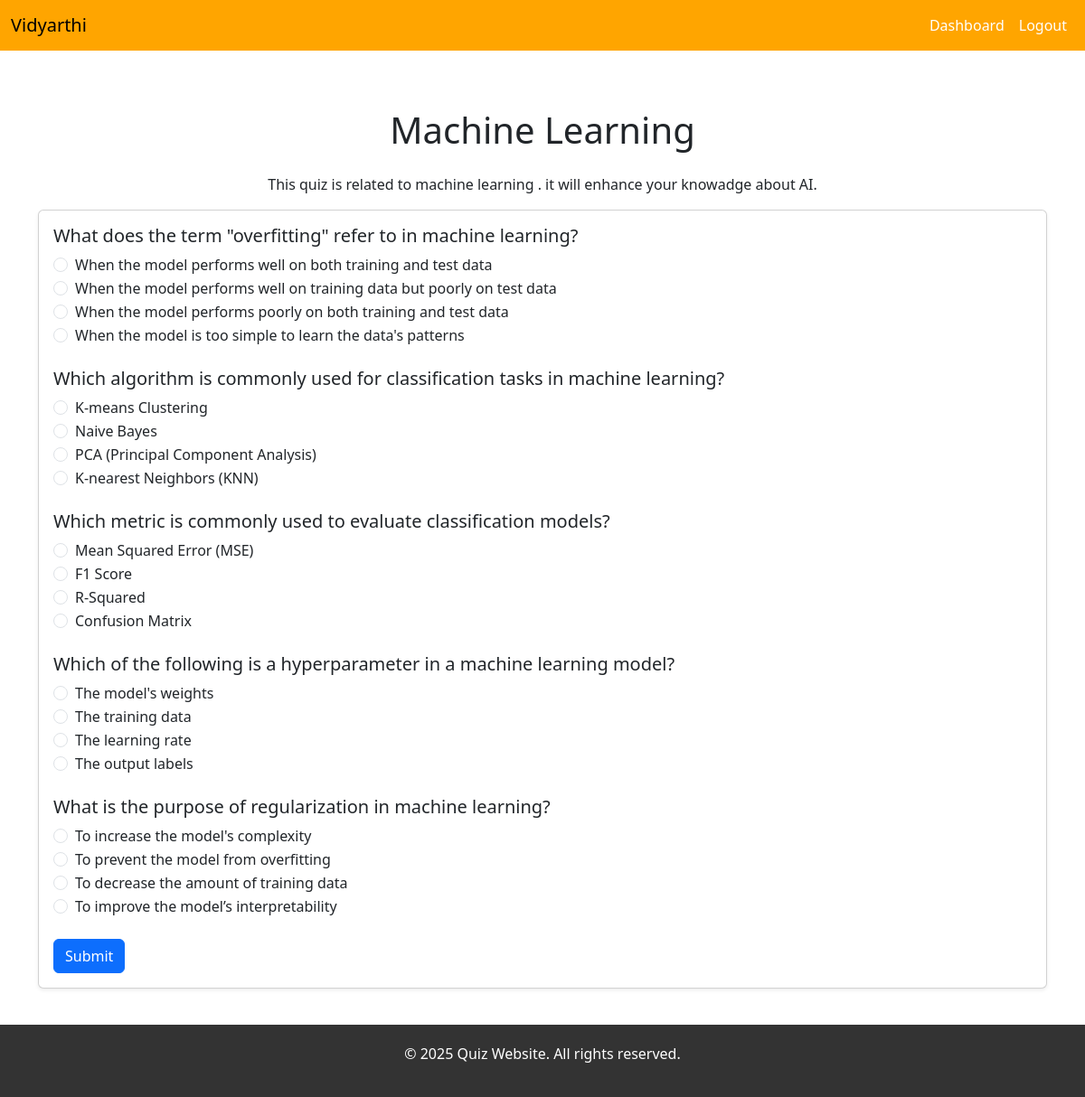
Screenshot of /attempt/1/ with the database file from the repository.
### quiz/models.py (models this page shows, shortened)
class Quiz(models.Model):
    title = models.CharField(max_length=200)
    description = models.TextField()
    created_at = models.DateTimeField(auto_now_add=True)
    image = models.ImageField(upload_to='quiz_images/', blank=True, null=True)

class Question(models.Model):
    quiz = models.ForeignKey(Quiz, on_delete=models.CASCADE, related_name='questions')
    text = models.CharField(max_length=255)
    correct_option = models.CharField(max_length=1, default='A')  # Default value defined here

class Option(models.Model):
    question = models.ForeignKey(Question, on_delete=models.CASCADE, related_name='options')  # Link options to a question
    text = models.CharField(max_length=200)
    is_correct = models.BooleanField(default=False)  # To mark if the option is correct (True/False)

### quiz/views.py (the view, shortened to what this page needs)
# urls.py: path('attempt/<int:quiz_id>/', views.attempt_quiz, name='attempt_quiz'),
def attempt_quiz(request, quiz_id):
    quiz = get_object_or_404(Quiz, id=quiz_id)
    questions = Question.objects.filter(quiz=quiz)
    return render(request, 'attempt_quiz.html', {'quiz': quiz, 'questions': questions, 'score': None})

### templates/attempt_quiz.html (shortened to what this page needs)
{% extends 'base.html' %}
{% load static %}
{% block content %}
<section class="attempt-quiz-section container">
  <div class="row">
    <div class="col-md-12">
      <h1 class="text-center mb-4">{{ quiz.title }}</h1>
      <p class="text-center">{{ quiz.description }}</p>
      {% if score is not None %}
        <div class="alert alert-success text-center" role="alert">
          <h4>Your Results</h4>
          <p><strong>Score:</strong> {{ score }} / {{ total_questions }}</p>
          <p><strong>Correct Answers:</strong> {{ correct_answers }}</p>
          <p><strong>Wrong Answers:</strong> {{ wrong_answers }}</p>
          <a href="{% url 'quiz_list' %}" class="btn btn-primary mt-3">Back to Quiz List</a>
        </div>
      {% else %}
        <form method="post">
          <div class="card shadow-sm">
            <div class="card-body">
              {% for question in questions %}
                <div class="mb-4">
                  <h5>{{ question.text }}</h5>
                  <div class="form-group">
                    {% for option in question.options.all %}
                      <div class="form-check">
                        <input
                          type="radio"
                          name="question_{{ question.id }}"
                          value="{{ option.id }}"
                          id="option_{{ option.id }}"
                          class="form-check-input"
                        >
                        <label class="form-check-label" for="option_{{ option.id }}">{{ option.text }}</label>
                      </div>
                    {% endfor %}
                  </div>
                </div>
              {% endfor %}
              <button type="submit" class="btn btn-primary">Submit</button>
            </div>
          </div>
        </form>
      {% endif %}
    </div>
  </div>
</section>
{% endblock %}

### templates/base.html (shortened to what this page needs)
<!DOCTYPE html>
{% load static %}
<html lang="en">
<head>
  <link rel="stylesheet" href="{% static 'css/style.css' %}">
  <link href="https://cdn.jsdelivr.net/npm/bootstrap@5.3.3/dist/css/bootstrap.min.css" rel="stylesheet">
</head>
<body>
  <nav class="navbar navbar-expand-lg navbar-light">
    <div class="container-fluid">
      <a class="navbar-brand" href="#">Vidyarthi</a>
      <div class="collapse navbar-collapse" id="navbarNav">
        <ul class="navbar-nav ms-auto">
          <li class="nav-item">
            <a class="nav-link" href="{% url 'dashboard' %}">Dashboard</a>
          </li>
          <li class="nav-item">
            <a class="nav-link" href="{% url 'logout' %}">Logout</a>
          </li>
        </ul>
      </div>
    </div>
  </nav>
  <div class="container mt-4">
    {% block content %}
    {% endblock %}
  </div>
  <footer class="footer">
    <p>&copy; 2025 Quiz Website. All rights reserved.</p>
  </footer>
</body>
</html>

### static/style.css (style rules this page uses)
.card { background-color: #2d2d2d; color: #fff; border: 1px solid #444; border-radius: 10px; transition: transform 0.3s ease-in-out, box-shadow 0.3s ease-in-out; }

### templates/base.html (style rules this page uses)
.navbar { background-color: #FFA500; color: #fff; }
.navbar-nav .nav-link { color: #fff; }
.card { transition: transform 0.3s ease-in-out; }
.footer { background-color: #333; color: #fff; padding: 20px 0; text-align: center; }
.attempt-quiz-section { padding: 40px 0; }

### rows the page displays
Quiz: title "Machine Learning", description "This quiz is related to machine learning . it will enhance your knowadge about AI."
Question: text "What does the term \"overfitting\" refer to in machine learning?"
Option: text "When the model performs well on both training and test data"
Option: text "When the model performs well on training data but poorly on test data"
Option: text "When the model performs poorly on both training and test data"
Option: text "When the model is too simple to learn the data's patterns"
Question: text "Which algorithm is commonly used for classification tasks in machine learning?"
Option: text "K-means Clustering"
Option: text "Naive Bayes"
Option: text "PCA (Principal Component Analysis)"
Option: text "K-nearest Neighbors (KNN)"
Question: text "Which metric is commonly used to evaluate classification models?"
Option: text "Mean Squared Error (MSE)"
Option: text "F1 Score"
Option: text "R-Squared"
Option: text "Confusion Matrix"
Question: text "Which of the following is a hyperparameter in a machine learning model?"
Option: text "The model's weights"
Option: text "The training data"
Option: text "The learning rate"
Option: text "The output labels"
Question: text "What is the purpose of regularization in machine learning?"
Option: text "To increase the model's complexity"
Option: text "To prevent the model from overfitting"
Option: text "To decrease the amount of training data"
Option: text "To improve the model’s interpretability"
